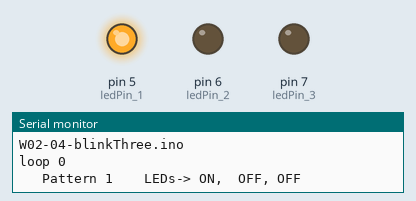
A sketch run on a simulated Arduino Uno, built with avr-gcc and run on an emulated ATmega328P. Parts: output pins drawn as LEDs (lit = HIGH), the last lines printed to the serial monitor.

Above: at 0.5 s.
At 1.5 s:
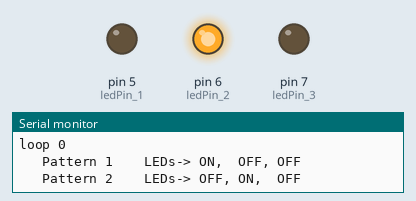
At 5.5 s:
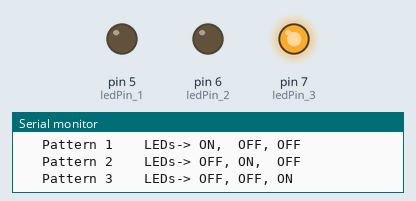
Timing chart, 0 to 6.9 s (numbered marks = the images above):
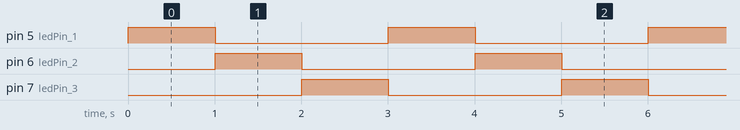

Measured:
- by itself, pin 5 (ledPin_1), pin 6 (ledPin_2), pin 7 (ledPin_3): alternates HIGH for 1.0 s and LOW for 2.0 s
- by itself, everything shown: repeats every 3.0 s, in 3 steps

The sketch:

W02-04-blinkThree.ino
```cpp
// blink 3 LEDs in three (3) different patterns
// led STATEs changes WITHIN loops


// led PINs
int ledPin_1= 5;
int ledPin_2= 6;
int ledPin_3= 7;

// possible LED states
boolean ON = 1;
boolean OFF = 0;

// utility variables
int loopCounter = 0;

void setup() {
  // put your setup code here, to run once:
  // set pinModes
  pinMode(ledPin_1, OUTPUT);
  pinMode(ledPin_2, OUTPUT);
  pinMode(ledPin_3, OUTPUT);

  // start serial
  Serial.begin(9600);
  Serial.println(__FILE__);
}

void loop() {

  // put your main code here, to run repeatedly:
  Serial.print("loop ");
  Serial.println(loopCounter);

  // -----------   Pattern 1   ------------------

  // ***********   write the LEDs  *****************
  Serial.print("   Pattern 1\t");
  digitalWrite(ledPin_1, ON);
  digitalWrite(ledPin_2, OFF);
  digitalWrite(ledPin_3, OFF);

  // ***********   print LED states side by side  *****************
  Serial.println("  LEDs-> ON,  OFF, OFF ");

  // ***********   determine the delay - they blink at same time   *****************
  delay(1000);


  // -----------   Pattern 2   ------------------

  // ***********   write the LEDs  *****************
  Serial.print("   Pattern 2\t");
  digitalWrite(ledPin_1, OFF);
  digitalWrite(ledPin_2, ON);
  digitalWrite(ledPin_3, OFF);

  // ***********   print LED states side by side  *****************
  Serial.println("  LEDs-> OFF, ON,  OFF ");

  // ***********   determine the delay - they blink at same time   *****************
  delay(1000);


  // -----------   Pattern 3   ------------------

  // ***********   write the LEDs  *****************
  Serial.print("   Pattern 3\t");
  digitalWrite(ledPin_1, OFF);
  digitalWrite(ledPin_2, OFF);
  digitalWrite(ledPin_3, ON);

  // ***********   print LED states side by side  *****************
  Serial.println("  LEDs-> OFF, OFF, ON ");

  // ***********   determine the delay - they blink at same time   *****************
  delay(1000);

  // ***********   increment loop counter    *****************
  // loopCounter is just a way to clearly see how the code is flowing
  // you don't *NEED* it in your programs
  loopCounter++;
}
```
